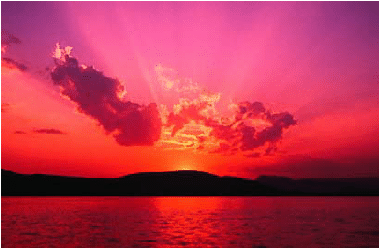
#> input picture test.png, 379 x 248 px
$ python app.py
#> lines starting #> are read from the running program, lines starting #| are printed output that depends on the picture
import numpy as np
import cv2
import queue


class Node:
    def __init__(self):
        self.prob = None
        self.code = None
        self.data = None
        self.left = None
        self.right = None

    # define rich comparison methods for sorting in the priority queue
    def __lt__(self, other):
        if self.prob < other.prob:
            return 1
        else:
            return 0

    def __ge__(self, other):
        if self.prob > other.prob:
            return 1
        else:
            return 0


def rgb2gray(image):
    grey_img = np.rint(image[:, :, 0] * 0.2989 + image[:, :, 1] * 0.5870 + image[:, :, 2] * 0.1140)
    grey_img = grey_img.astype(int)
    return grey_img


def tree(prob):
    prq = queue.PriorityQueue()
    for color, probability in enumerate(prob):
        leaf = Node()
        leaf.data = color
        leaf.prob = probability
        prq.put(leaf)

    while prq.qsize() > 1:
        newnode = Node()  # create new node
        l = prq.get()
        r = prq.get()  # get the smalles probs in the leaves
        # remove the smallest two leaves
        newnode.left = l  # left is smaller
        newnode.right = r
        newprob = l.prob + r.prob  # the new prob in the new node must be the sum of the other two
        newnode.prob = newprob
        prq.put(newnode)  # new node is inserted as a leaf, replacing the other two
    return prq.get()  # return the root node - tree is complete


# traversal of the tree to generate codes
def huffman_traversal(root, tmp, freq):
    if root.left is not None:
        tmp[huffman_traversal.count] = 1
        huffman_traversal.count += 1
        huffman_traversal(root.left, tmp, freq)
        huffman_traversal.count -= 1

    if root.right is not None:
        tmp[huffman_traversal.count] = 0
        huffman_traversal.count += 1
        huffman_traversal(root.right, tmp, freq)
        huffman_traversal.count -= 1
    else:
        huffman_traversal.output_bits[
            root.data] = huffman_traversal.count  # count the number of bits for each color
        bitstream = ''.join(str(cell) for cell in tmp[1:huffman_traversal.count])
        color = str(root.data)
        wr_str = color + ' ' + bitstream + '\n'
        freq.write(wr_str)  # write the color and the code to a file
    return


# Read an bmp image into a numpy array
img = cv2.imread('test.png')
#> img is the input picture: shape (248, 379, 3); mean B, G, R 78.5, 52.5, 185.6

# convert the image to grayscale
gray_img = rgb2gray(img)
#> in rgb2gray, `grey_img = np.rint(image[:, :, 0] * 0.2989 + image[:, :, 1] * 0.5870 +..`:
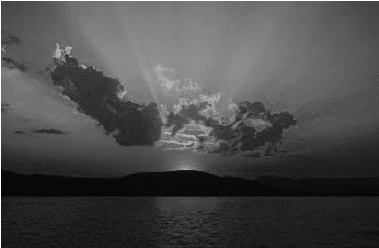
#> grey_img: shape (248, 379) float64; min 6, max 255, mean 75.5

# compute the histogram of pixels
hist = np.bincount(gray_img.ravel(), minlength=256)
#> hist = 256 values, max 2395 at index 31, min 0 at index 0, mean 367.2

# a priority probabilities from frequencies
probabilities = hist / np.sum(hist)
#> probabilities = 256 values, max 0.0255 at index 31, min 0 at index 0, mean 0.00391

# create the tree using the probabilities.
root = tree(probabilities)
#> the loop in tree, `for color, probability in enumerate(prob):` made 256 passes
#> (probability, leaf.prob) on passes 1 to 3: (0, 0), (0, 0), (0, 0)

tmp = np.ones([64], dtype=int)
huffman_traversal.output_bits = np.empty(256, dtype=int)
huffman_traversal.count = 0
frequency = open('codes.txt', 'w')

# traverse the tree and write the codes
huffman_traversal(root, tmp, frequency)

# calculate number of bits in grayscale
input_bits = img.shape[0] * img.shape[1] * 8
#> input_bits = 751936

output_bits = np.sum(huffman_traversal.output_bits * hist)
#> output_bits = 628902

# compression ratio
compression_ratio = (1 - output_bits / input_bits) * 100
#> compression_ratio = 16.36

# signal to noise ratio
snr_ratio = pow(output_bits, 2) / pow((output_bits - input_bits), 2)
#> snr_ratio = 26.13

print('Compression Ratio =  ', round(compression_ratio, 2), ' %')
#| Compression Ratio =   16.36  %
print('Signal to Noise Ratio = ', round(snr_ratio, 2), ' %')
#| Signal to Noise Ratio =  26.13  %

$ run again, with tiger.bmp saved as test.png
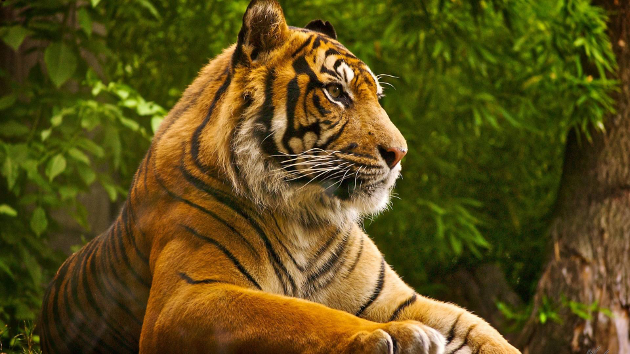
#> input picture tiger.bmp, 630 x 354 px
#> img is the input picture: shape (354, 630, 3); mean B, G, R 24.2, 78.2, 91.6
#> in rgb2gray, `grey_img = np.rint(image[:, :, 0] * 0.2989 + image[:, :, 1] * 0.5870 +..`:
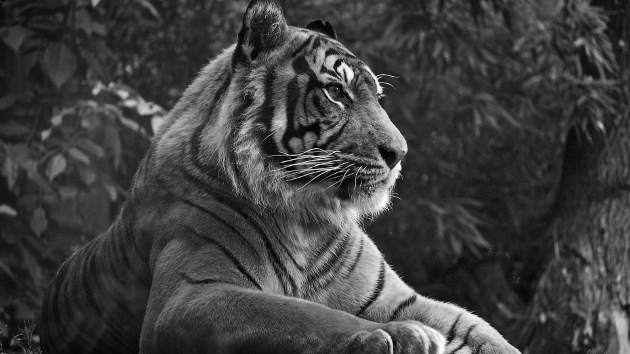
#> grey_img: shape (354, 630) float64; min 0, max 253, mean 63.6
#> hist = 256 values, max 4217 at index 40, min 0 at index 254, mean 871.2
#> probabilities = 256 values, max 0.0189 at index 40, min 0 at index 254, mean 0.00391
#> the loop in tree, `for color, probability in enumerate(prob):` made 256 passes
#> (probability, leaf.prob) on passes 4 to 6: (0.000108, 0.000108), (0.000256, 0.000256), (0.000314, 0.000314)
#> the loop in tree, `while prq.qsize() > 1:` made 255 passes
#> (newprob, newnode.prob) on passes 1, 7, 8: (0, 0), (0.000135, 0.000135), (0.000152, 0.000152)
#> output_bits = 1557316
#> compression_ratio = 12.71
#> snr_ratio = 47.13
#| Compression Ratio =   12.71  %
#| Signal to Noise Ratio =  47.13  %
